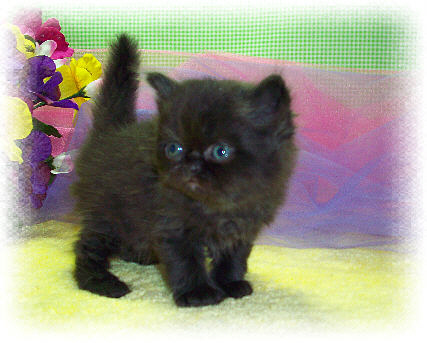
%> input picture HW4/HW4_out/imgs/black_kitten.jpg, 427 x 343 px
$ octave RunComputeSegmentation.m   (GNU Octave 9; MATLAB toolbox functions it lacks are replaced by stand-ins)
%> lines starting %> are read from the running program, lines starting %| are printed output that depends on the picture
%> further down, img is the input picture: size 343x427x3 uint8; mean R, G, B 152.8, 150.1, 134.2
### HW4/HW4_out/code/ComputeSegmentation.m
function segments = ComputeSegmentation(img, k, clusteringMethod, featureFn, ...
                                        normalizeFeatures, resize)
%> called with k = 2, clusteringMethod = 'hac', normalizeFeatures = true, resize = 0.11
% Compute a segmentation for an image.
%
% First a feature vector is extracted from each pixel of the image. Next a
% clustering algorithm is applied to the set of all feature vectors. Two
% pixels are assigned to the same segment if and only if their feature
% vectors are assigned to the same cluster.
%
% Note that segmenting an image of size w x h involves clustring w*h
% points; this could run very slowly for high resolution images. To improve
% performance in this case, we can segment a shrunk version of the image
% and then use the segmentation of the small image to construct a
% segmentation for the original image. Setting the resize parameter enables
% this optimization.
%
% segments = ComputeSegmentation(img, k, clusteringMethod, featureFn, normalizeFeatures, resize)
%
% INPUTS
% img - An array of pixel data for the image to segment.
% k - The number of segments into which the image should be split.
% clusteringMethod - The method to use for clustering. Must be one of
%                    'kmeans' or 'hac' for k-means or hiehierarchical
%                    agglomerative clustering respectively.
% featureFn - Parameter specifying a handle to a function used to
%             extract features from the image. To create a function handle,
%             prepend a @ to the name of a function like this:
%             @ComputeColorFeatures
% normalizeFeatures - OPTIONAL parameter; if true then NormalizeFeatures
%                     will be used to normalize features after they are
%                     computed.
% resize - OPTIONAL parameter giving the scale to which the image should be
%          resized prior to extracting features and clustering; should be
%          in the range 0 < resize <= 1. Setting this argument to a smaller
%          value will increase the speed of the clustering algorithm but
%          will cause the computed segments to be blockier. This setting is
%          usually not necessary for kmeans clustering, but when using
%          hac clustering this parameter will probably need to be set to
%          a value less than 1.
%
%
% OUTPUTS
% segments - A struct array with one element for each cluster.
%            segments(c) is a struct describing segment number c and has
%            the following fields:
%
%     .img  - An array of size h x w x 3 containing image data for the cth
%             cluster.
%     .mask - A logical array of size h x w where mask(i, j) = 1 if
%             img(i, j, :) is part of cluster c.

    if strcmp(clusteringMethod, 'kmeans')
        clusterFn = @KMeansClustering;
    elseif strcmp(clusteringMethod, 'hac')
        clusterFn = @HAClustering;
    else
        error('method must be one of ''kmeans'' or ''hac''');
    end

    if nargin < 5
        normalizeFeatures = true;
    end

    if nargin < 6
        resize = 1;
    end


    height = size(img, 1);
%> height = 343
    width = size(img, 2);
%> width = 427

    % Resize the image.
    imgSmall = imresize(img, resize);
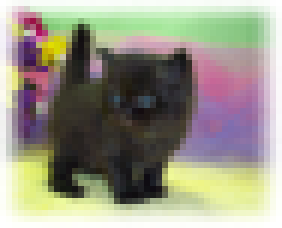
%> imgSmall: size 38x47x3 uint8 (shown 6 times larger); mean R, G, B 152.7, 150.1, 134.1

    % Compute features for the smaller image.
    features = featureFn(imgSmall);

    % Maybe normalize the features.
    if normalizeFeatures
        features = NormalizeFeatures(features);
    end

    % The features array is of size h x w x f, but the clustering
    % algorithms expect a matrix of points of shape (h*w) x f, so we have
    % to reshape the features array.
    points = reshape(features, [], size(features, 3));

    % Apply the clustering algorithm to get an assignment of each point to
    % a cluster.
    idx = clusterFn(points, k);

    % The clustering algorithm gives a vector of cluster identities, but we
    % want a rectangular array of the same size as the image so we reshape
    % again.
    idx = reshape(idx, size(features, 1), size(features, 2));

    % The image may have been resized prior to clustering, but we want
    % a segmentation of the original image. To fix this we treat the array
    % of cluster identities as an image, and resize it to the size of the
    % original image. For this to work correctly the cluster identities
    % need to be resized using nearest neighbor interpolation.
    idx = imresize(idx, [height, width], 'nearest');

    % Conver the array of cluster identities into a more convenient data
    % structure.
    segments = MakeSegments(img, idx);
end

### HW4/HW4_out/code/NormalizeFeatures.m
function featuresNorm = NormalizeFeatures(features)
% Normalize image features to have zero mean and unit variance. This
% normalization can cause k-means clustering to perform better.
%
% INPUTS
% features - An array of features for an image. features(i, j, :) is the
%            feature vector for the pixel img(i, j, :) of the original
%            image.
%
% OUTPUTS
% featuresNorm - An array of the same shape as features where each feature
%                has been normalized to have zero mean and unit variance.

    features = double(features);
    featuresNorm = features;

%%%%%%%%%%%%%%%%%%%%%%%%%%%%%%%%%%%%%%%%%%%%%%%%%%%%%%%%%%%%%%%%%%%%%%%%%%%%%%%%
%                                                                              %
%                                YOUR CODE HERE:                               %
%                                                                              %
%                HINT: The functions mean and std may be useful                %
%                                                                              %
%%%%%%%%%%%%%%%%%%%%%%%%%%%%%%%%%%%%%%%%%%%%%%%%%%%%%%%%%%%%%%%%%%%%%%%%%%%%%%%%
  h = size(features,1);
%> h = 38
  w = size(features,2);
%> w = 47
  d = size(features,3);
%> d = 3
  m=mean(mean(features));
%> m = [152.7 150.1 134.1]
  sigma = reshape(std(reshape(features,w*h,d)),[1 1 d]);
%> sigma = [76.22 82.67 72.48]
  featuresNorm=(features-m)./sigma;
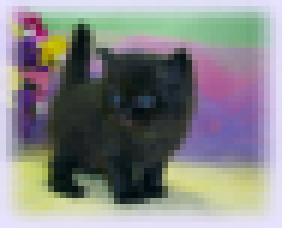
%> featuresNorm: size 38x47x3 double (shown 6 times larger); mean R, G, B 4.28e-16, 1.02e-17, 2.23e-16; drawn with min black and max white
%> in ComputeSegmentation, `points = reshape(features, [], size(features, 3));`: points = 1786 rows, first 12: [1.34 1.27 1.67; 1.32 1.25 1.63; 1.3 1.23 1.54; 1.24 1.15 1.56; 1.2 1.1 1.54; 1.21 1.11 1.57; 1.21 1.1 1.57; 1.18 1.09 1.56; 1.17 1.06 1.52; 1.21 1.09 1.5; 1.25 1.15 1.47; 1.32 1.23 1.42]
end

### HW4/HW4_out/code/HAClustering.m
function idx = HAClustering(X, k, visualize2D)
%> called with k = 2
% Run the hierarchical agglomerative clustering algorithm.
%
% The algorithm is conceptually simple:
%
% Assign each point to its own cluster
% While the number of clusters is greater than k:
%   Compute the distance between all pairs of clusters
%   Merge the pair of clusters that are closest to each other
%
% There are many valid ways of determining the distance between two
% clusters. For this assignment we will define the distance between two
% clusters to be the Euclidean distance between their centroids.
%
% Recomputing the centroids of all clusters and the distances between all
% pairs of centroids at each step of the loop would be very slow.
% Thankfully most of the distances and centroids remain the same in
% successive iterations of the outer loop; therefore we can speed up the
% computation by only recomputing the centroid and distances for the new
% merged cluster.
%
% Even with this trick, this algorithm will consume a lot of memory and run
% very slowly when clustering large sets of points. In practice, you
% probably do not want to use this algorithm to cluster more than 10,000
% points.
%
% NOTE: To get full credit for this part you should only update the cluster
% centroids and distances for the merged and deleted clusters at each
% iteration of the main loop.
%
% INPUTS
% X - An array of size m x n containing the points to cluster. Each row is
%     an n-dimensional point, so X(i, :) gives the coordinates of the ith
%     point.
% k - The number of clusters to compute.
% visualize2D - OPTIONAL parameter telling whether or not to visualize the
%               progress of the algorithm for 2D data. If not set then 2D
%               data will not be visualized.
%
% OUTPUTS
% idx     - The assignments of points to clusters. idx(i) = c means that the
%           point X(i, :) has been assigned to cluster c.

    if nargin < 3
        visualize2D = false;
    end

    if ~isa(X, 'double')
        X = double(X);
    end

    % The number of points to cluster.
    m = size(X, 1);

    % The dimension of each point.
    n = size(X, 2);

    % The number of clusters that we currently have.
    num_clusters = m;

    % The assignment of points to clusters. If idx(i) = c then X(i, :) is
    % assigned to cluster c. Since each point is initally assigned to its
    % own cluster, we initialize idx to the column vector [1; 2; ...; m].
    idx = (1:m)';

    % The centroids of all clusters. The row centroids(c, :) is the
    % centroid of the cth cluster. Since each point starts in its own
    % cluster, the centroids are initially the same as the data matrix.
    centroids = X;

    % The number of points in each cluster. If cluster_sizes(c) = n then
    % cluster c contains n points. Since each point is initially assigned
    % to its own cluster, each cluster size is initialized to 1.
    cluster_sizes = ones(m, 1);

    % The distances between the centroids of the clusters. For ci != cj,
    % dists(ci, cj) = d means that the Euclidean distance between
    % centroids(ci, :) and centroids(cj, :) is d. We will choose the pair
    % of clusters to merge at each step by finding the smallest element of
    % the dists matrix. We never want to merge a cluster with itself;
    % therefore we set the diagonal elements of dists to be +Inf.
    dists = squareform(pdist(centroids));
    dists = dists + diag(Inf(m, 1));

    % If we are going to display the clusters graphically then create a
    % figure in which to draw the visualization.
    figHandle = [];
    if n == 2 && visualize2D
        figHandle = figure;
    end


    % In the 2D case we can easily visualize the starting points.
    if n == 2 && visualize2D
        VisualizeClusters2D(X, idx, centroids, figHandle);
        pause;
    end

    while num_clusters > k


        % Find the pair of clusters that are closest together.
        % Set i and j to be the indices of the nearest pair of clusters.
        i = 0;
        j = 0;
        %%%%%%%%%%%%%%%%%%%%%%%%%%%%%%%%%%%%%%%%%%%%%%%%%%%%%%%%%%%%%%%%%%%%%%%
        %                                                                     %
        %                            YOUR CODE HERE                           %
        %                                                                     %
        %%%%%%%%%%%%%%%%%%%%%%%%%%%%%%%%%%%%%%%%%%%%%%%%%%%%%%%%%%%%%%%%%%%%%%%
        [~,I]=min(dists(:));
        i=mod(I,m);
        j=ceil(I/m);
        if i==0
          i=m;
        end
        %%%%%%%%%%%%%%%%%%%%%%%%%%%%%%%%%%%%%%%%%%%%%%%%%%%%%%%%%%%%%%%%%%%%%%%
        %                                                                     %
        %                            END YOUR CODE                            %
        %                                                                     %
        %%%%%%%%%%%%%%%%%%%%%%%%%%%%%%%%%%%%%%%%%%%%%%%%%%%%%%%%%%%%%%%%%%%%%%%

        % Make sure that i < j
        if i > j
            t = i;
            i = j;
            j = t;
        end


        % Next we need to merge cluster j into cluster i.
        %
        % We also need to 'delete' cluster j. We will do this by setting
        % its cluster size to 0 and moving its centroid to +Inf. This
        % ensures that the distance from cluster j to any other cluster is
        % +Inf.

        % Assign all points currently in cluster j to cluster i.
        %%%%%%%%%%%%%%%%%%%%%%%%%%%%%%%%%%%%%%%%%%%%%%%%%%%%%%%%%%%%%%%%%%%%%%%
        %                                                                     %
        %                            YOUR CODE HERE                           %
        %                                                                     %
        %%%%%%%%%%%%%%%%%%%%%%%%%%%%%%%%%%%%%%%%%%%%%%%%%%%%%%%%%%%%%%%%%%%%%%%
        idx(find(idx==idx(j)))=i;
        %%%%%%%%%%%%%%%%%%%%%%%%%%%%%%%%%%%%%%%%%%%%%%%%%%%%%%%%%%%%%%%%%%%%%%%
        %                                                                     %
        %                            END YOUR CODE                            %
        %                                                                     %
        %%%%%%%%%%%%%%%%%%%%%%%%%%%%%%%%%%%%%%%%%%%%%%%%%%%%%%%%%%%%%%%%%%%%%%%

        % Compute the new centroid for clusters i and set the centroid of
        % cluster j to +Inf.
        % HINT: You should be able to compute both updated cluster
        % centroids in O(1) time.
        %%%%%%%%%%%%%%%%%%%%%%%%%%%%%%%%%%%%%%%%%%%%%%%%%%%%%%%%%%%%%%%%%%%%%%%
        %                                                                     %
        %                            YOUR CODE HERE                           %
        %                                                                     %
        %%%%%%%%%%%%%%%%%%%%%%%%%%%%%%%%%%%%%%%%%%%%%%%%%%%%%%%%%%%%%%%%%%%%%%%
        sizeI = cluster_sizes(i);
        sizeJ = cluster_sizes(j);
        sum = centroids(i,:) .* sizeI + centroids(j,:) .* sizeJ;
        centroids(i,:) = sum / (sizeI + sizeJ);
        centroids(j,:)=Inf;
        %%%%%%%%%%%%%%%%%%%%%%%%%%%%%%%%%%%%%%%%%%%%%%%%%%%%%%%%%%%%%%%%%%%%%%%
        %                                                                     %
        %                            END YOUR CODE                            %
        %                                                                     %
        %%%%%%%%%%%%%%%%%%%%%%%%%%%%%%%%%%%%%%%%%%%%%%%%%%%%%%%%%%%%%%%%%%%%%%%

        % Update the size of clusters i and j.
        %%%%%%%%%%%%%%%%%%%%%%%%%%%%%%%%%%%%%%%%%%%%%%%%%%%%%%%%%%%%%%%%%%%%%%%
        %                                                                     %
        %                            YOUR CODE HERE                           %
        %                                                                     %
        %%%%%%%%%%%%%%%%%%%%%%%%%%%%%%%%%%%%%%%%%%%%%%%%%%%%%%%%%%%%%%%%%%%%%%%
        cluster_sizes(i)=cluster_sizes(i)+cluster_sizes(j);
        cluster_sizes(j)=0;
        %%%%%%%%%%%%%%%%%%%%%%%%%%%%%%%%%%%%%%%%%%%%%%%%%%%%%%%%%%%%%%%%%%%%%%%
        %                                                                     %
        %                            END YOUR CODE                            %
        %                                                                     %
        %%%%%%%%%%%%%%%%%%%%%%%%%%%%%%%%%%%%%%%%%%%%%%%%%%%%%%%%%%%%%%%%%%%%%%%

        % Update the dists array. In particular, we need to update the
        % distances from clusters i and j to all other clusters.
        % Hint: You might find the pdist2 function useful.
        % Hint: Remember that the diagonal of dists must be +Inf.
        %%%%%%%%%%%%%%%%%%%%%%%%%%%%%%%%%%%%%%%%%%%%%%%%%%%%%%%%%%%%%%%%%%%%%%%
        %                                                                     %
        %                            YOUR CODE HERE                           %
        %                                                                     %
        %%%%%%%%%%%%%%%%%%%%%%%%%%%%%%%%%%%%%%%%%%%%%%%%%%%%%%%%%%%%%%%%%%%%%%%
        bla=pdist2(centroids(i,:),centroids);
        infinite=find(bla==0);
        bla(infinite)=Inf;

        dists(i,:)=bla;
        dists(:,i)=bla';

        dists(j,:)=Inf;
        dists(:,j)=Inf;
        %%%%%%%%%%%%%%%%%%%%%%%%%%%%%%%%%%%%%%%%%%%%%%%%%%%%%%%%%%%%%%%%%%%%%%%
        %                                                                     %
        %                            END YOUR CODE                            %
        %                                                                     %
        %%%%%%%%%%%%%%%%%%%%%%%%%%%%%%%%%%%%%%%%%%%%%%%%%%%%%%%%%%%%%%%%%%%%%%%


        % If everything worked correctly then we have one less cluster.
        num_clusters = num_clusters - 1;

        % In the 2D case we can easily visualize the clusters.
        if n == 2 && visualize2D
            VisualizeClusters2D(X, idx, centroids, figHandle);
            pause;
        end

    end

    % Now we need to reindex the clusters from 1 to k
%> the run ends on the next line
    idx = ReindexClusters(idx);
end

### HW4/HW4_out/code/ComputeColorFeatures.m
function features = ComputeColorFeatures(img)
% Computes a feature vector of color values for all pixels in an image.
%
% INPUTS
% img - Array of image data of size h x w x 3.
%
% OUTPUT
% features - Array of size h x w x 3 where features(i, j, :) is the feature
%            vector for the pixel img(i, j, :). In the case of color
%            features this is simply the input image.

    features = double(img);
end

### HW4/HW4_out/code/RunComputeSegmentation.m
% Simple script to run ComputeSegmentation.

% Read the input image.
img = imread('../imgs/black_kitten.jpg');

% Choose the number of clusters and the clustering method.
k = 2;
clusteringMethod = 'hac';

% Choose the feature function that will be used. The @ syntax creates a
% function handle; this allows us to pass a function as an argument to
% another function.
featureFn = @ComputeColorFeatures;

% Whether or not to normalize features before clustering.
normalizeFeatures = true;

% Whether or not to resize the image before clustering. If this script
% runs too slowly then you should set resize to a value less than 1.
resize = 0.11;

% Use all of the above parameters to actually compute a segmentation.
segments = ComputeSegmentation(img, k, clusteringMethod, featureFn, ...

$ run again, with HW4/HW4_out/imgs/black-white-kittens2.jpg copied over HW4/HW4_out/imgs/black_kitten.jpg
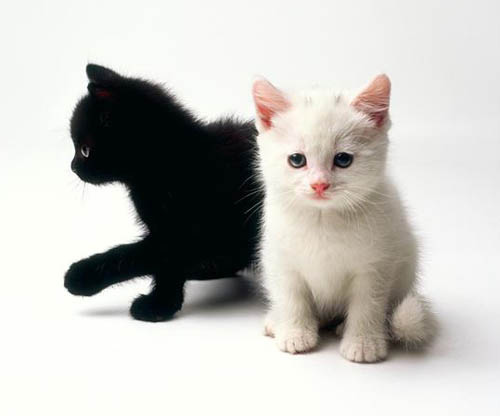
%> input picture HW4/HW4_out/imgs/black-white-kittens2.jpg, 500 x 416 px
%> img is the input picture: size 416x500x3 uint8; mean R, G, B 195.3, 193.9, 189.8
%> in ComputeSegmentation, `imgSmall = imresize(img, resize);`:
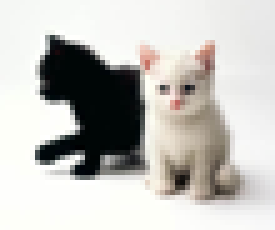
%> imgSmall: size 46x55x3 uint8 (shown 5 times larger); mean R, G, B 195.3, 193.9, 189.8
%> m = [195.3 193.9 189.8]
%> sigma = [86.2 85.33 84.74]
%> points = 2530 rows, first 12: [0.576 0.623 0.64; 0.576 0.623 0.64; 0.576 0.623 0.64; 0.576 0.623 0.64; 0.576 0.623 0.64; 0.576 0.623 0.64; 0.576 0.623 0.64; 0.576 0.623 0.64; 0.576 0.623 0.64; 0.576 0.623 0.64; 0.576 0.623 0.64; 0.588 0.634 0.652]
